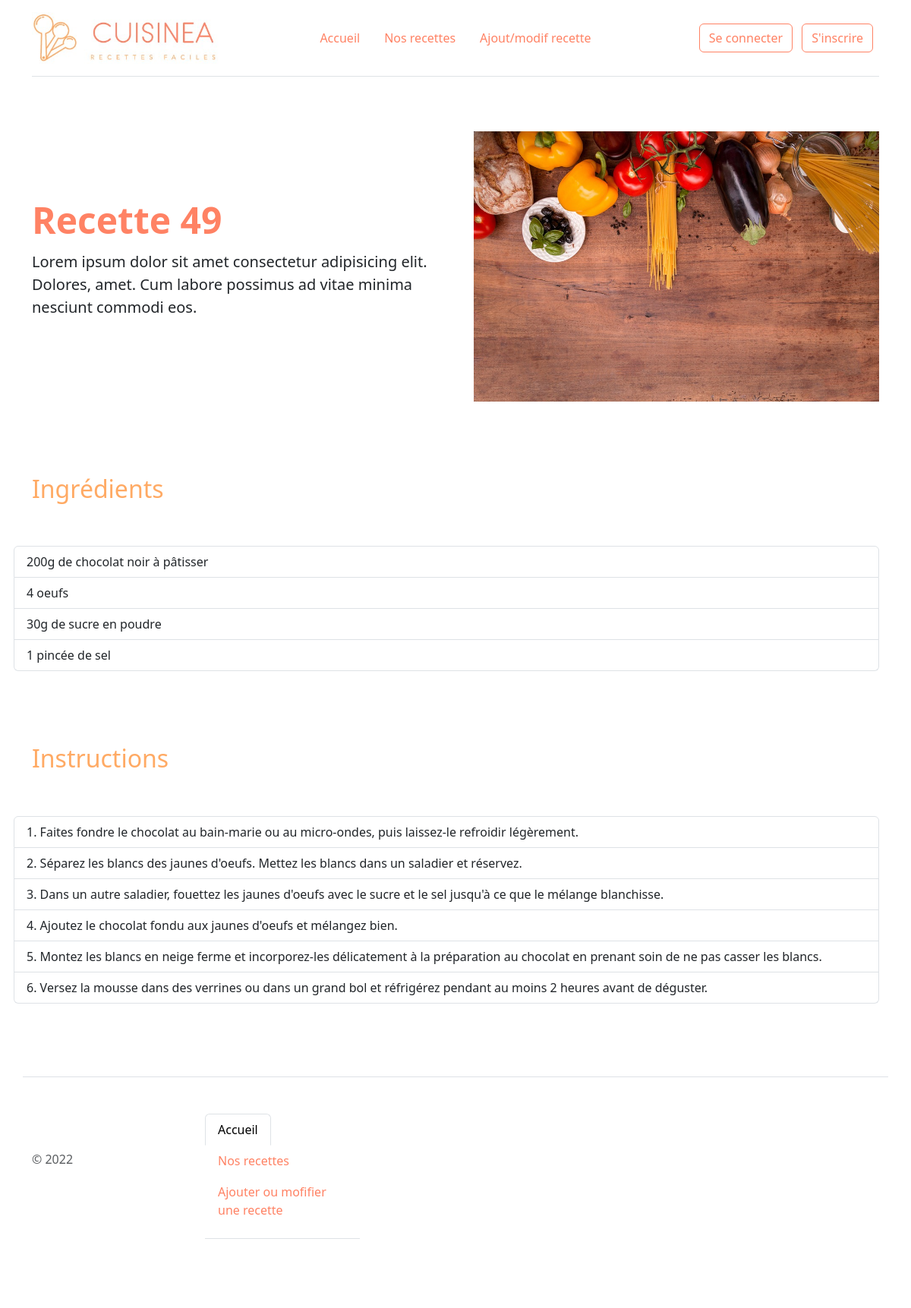
The app's page /recette.php?id=49 with its own data.
### tables this page shows
CREATE TABLE IF NOT EXISTS `recipes` (
  `id` int(11) NOT NULL AUTO_INCREMENT,
  `category_id` int(11) NOT NULL,
  `title` varchar(255) NOT NULL,
  `description` text NOT NULL,
  `ingredients` text NOT NULL,
  `instructions` text NOT NULL,
  `image` varchar(255) DEFAULT NULL,
  PRIMARY KEY (`id`),
  KEY `category_id` (`category_id`)
);

### lib/recipe.php (called while the page is built, shortened)
<?php
function getRecipeById(PDO $pdo, int $id) {
    $query = $pdo->prepare("SELECT * FROM recipes WHERE id = :id");
    $query->bindParam(':id', $id, PDO::PARAM_INT);
    $query->execute();
    return $query->fetch();
}
function getRecipeImage(string|null $image) {
    if ($image === null) {
        return _ASSETS_IMG_PATH_.'recipe_default.jpg';
    } else {
        return _RECIPES_IMG_PATH_.$image;
    }
}

### lib/tools.php (called while the page is built, shortened)
<?php
function linesToArray(string $string) {
    return explode(PHP_EOL, $string);
}

### recette.php (the view)
<?php
require_once('templates/header.php');
require_once('lib/tools.php');
require_once('lib/recipe.php');
$id = (int)$_GET['id'];
$recipe = getRecipeById($pdo, $id);
if ($recipe) {
    $ingredients = linesToArray($recipe['ingredients']);
    $instructions = linesToArray($recipe['instructions']);
?>
<div class="row flex-lg-row-reverse align-items-center g-5 py-5">
    <div class="col-10 col-sm-8 col-lg-6">
        <img src="<?=getRecipeImage($recipe['image']); ?>" class="d-block mx-lg-auto img-fluid" alt="<?=$recipe['title']; ?>" width="700" height="500" loading="lazy">
    </div>
    <div class="col-lg-6">
        <h1 class="display-5 fw-bold lh-1 mb-3"><?=$recipe['title']; ?></h1>
        <p class="lead"><?=$recipe['description']; ?></p>
    </div>
</div>
<div class="row flex-lg-row-reverse align-items-center g-5 py-5">
    <h2>Ingrédients</h2>
    <ul class="list-group">
        <?php foreach ($ingredients as $key => $ingredient) { ?>
            <li class="list-group-item"><?=$ingredient; ?></li>
        <?php } ?>
    </ul>
</div>
<div class="row flex-lg-row-reverse align-items-center g-5 py-5">
    <h2>Instructions</h2>
    <ol class="list-group list-group-numbered">
        <?php foreach ($instructions as $key => $instruction) { ?>
            <li class="list-group-item"><?=$instruction; ?></li>
        <?php } ?>
    </ol>
</div>
<?php } else { ?>
    <div class="row text-center">
        <h1>Recette introuvable</h1>
    </div>
<?php } ?>
<?php
require_once('templates/footer.php');
?>

### records on screen
recipes: title "Recette 49", description "Lorem ipsum dolor sit amet consectetur adipisicing elit. Dolores, amet. Cum labore possimus ad vitae minima nesciunt commodi eos.", ingredients "200g de chocolat noir à pâtisser", ingredients "4 oeufs", ingredients "30g de sucre en poudre", ingredients "1 pincée de sel", instructions "Faites fondre le chocolat au bain-marie ou au micro-ondes, puis laissez-le refroidir légèrement.", instructions "Séparez les blancs des jaunes d'oeufs. Mettez les blancs dans un saladier et réservez.", instructions "Dans un autre saladier, fouettez les jaunes d'oeufs avec le sucre et le sel jusqu'à ce que le mélange blanchisse.", instructions "Ajoutez le chocolat fondu aux jaunes d'oeufs et mélangez bien.", instructions "Montez les blancs en neige ferme et incorporez-les délicatement à la préparation au chocolat en prenant soin de ne pas casser les blancs.", instructions "Versez la mousse dans des verrines ou dans un grand bol et réfrigérez pendant au moins 2 heures avant de déguster."

### other values on screen
$value "Accueil"
$value "Nos recettes"
$value "Ajout/modif recette"
